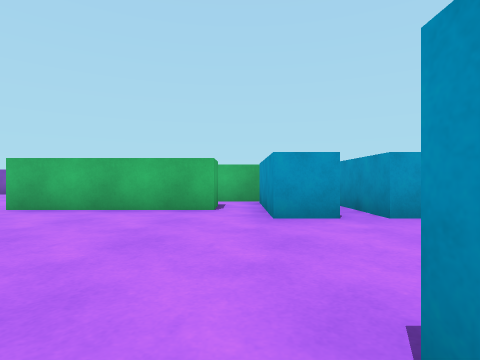
view 1 (above)

19 first-person views from a walk through a 3-D level made in the Unity game engine. The camera is 0.58 m above the floor, looks level and sees 80° across. The floor is counted in squares, 1 m on a side. Each view is taken from the middle of a square. On the plan, view 1 faces up. The plan holds only what a view shows up to about 9 squares ahead; the rest is blank. The player character is not drawn.

view 2
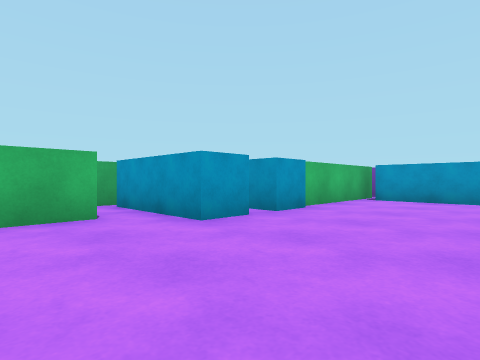

view 3
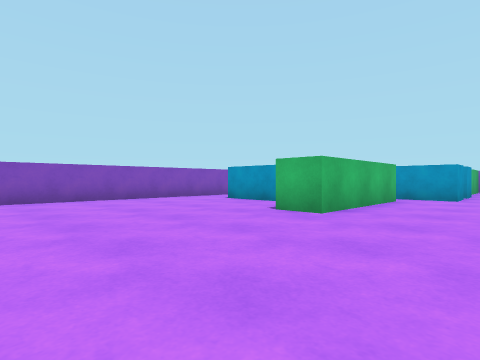

view 4
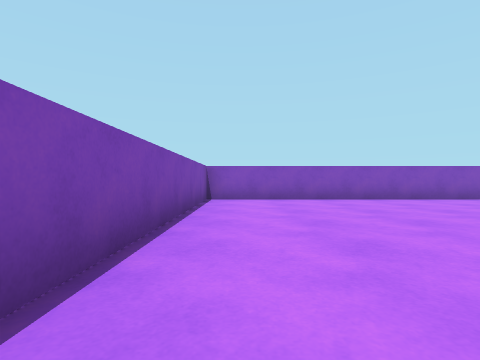

view 5
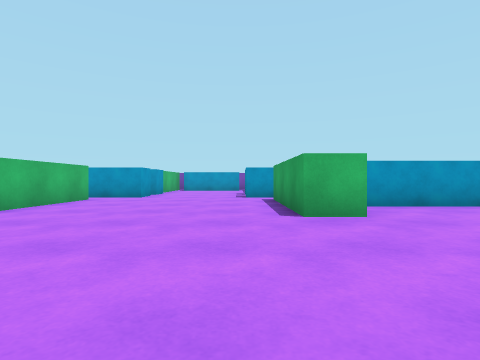

view 6
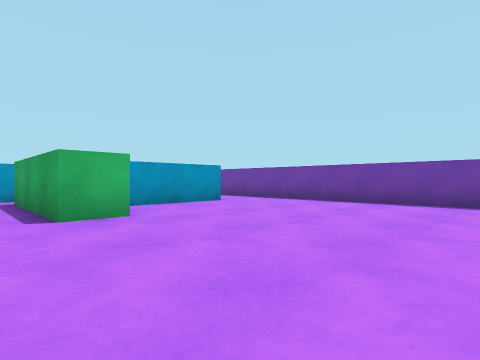

view 7
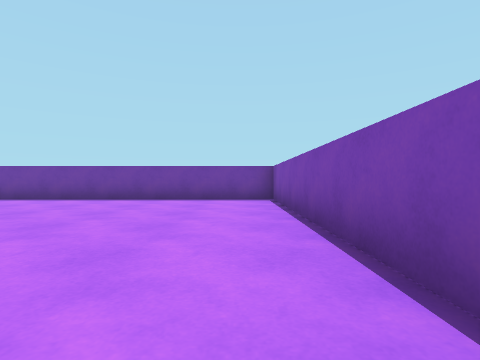

view 8
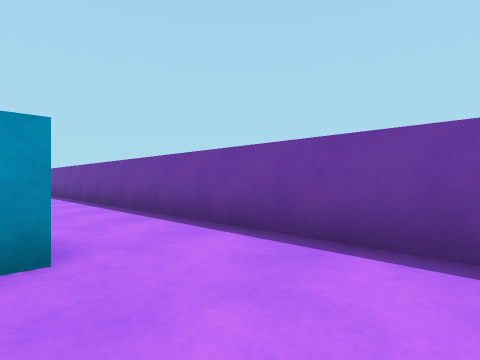

view 9
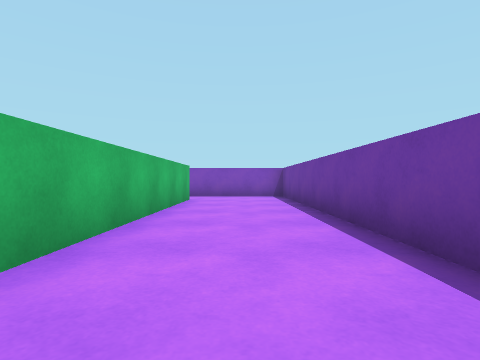

view 10
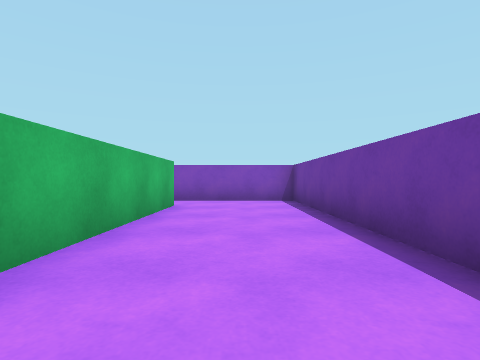

view 11
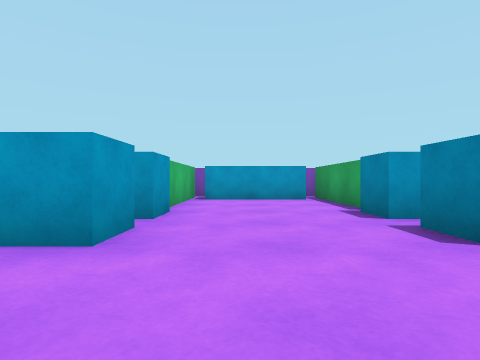

view 12
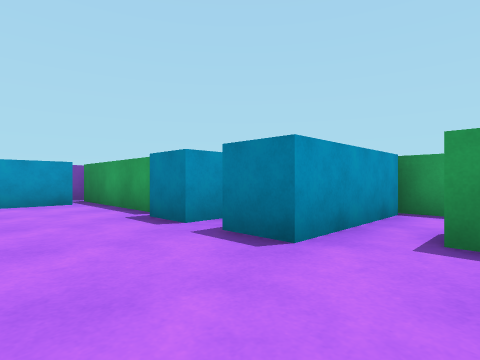

view 13
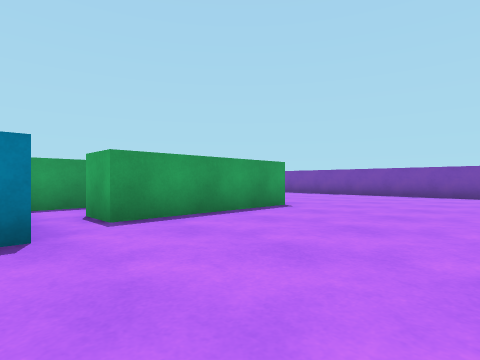

view 14
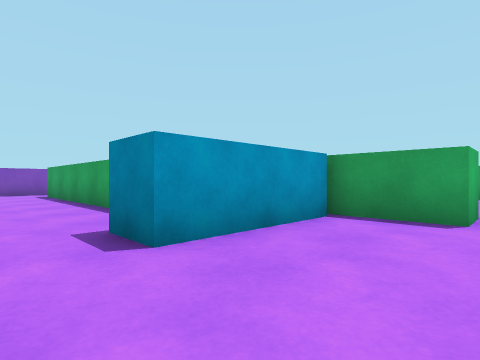

view 15
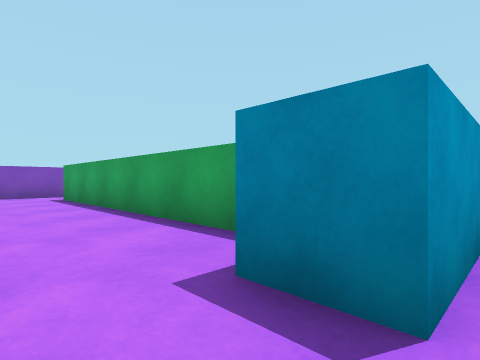

view 16
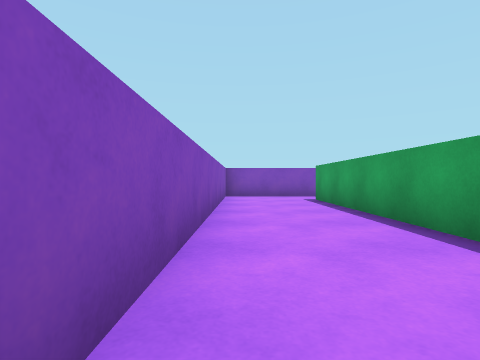

view 17
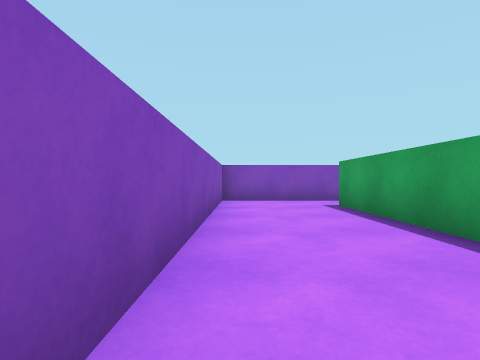

view 18
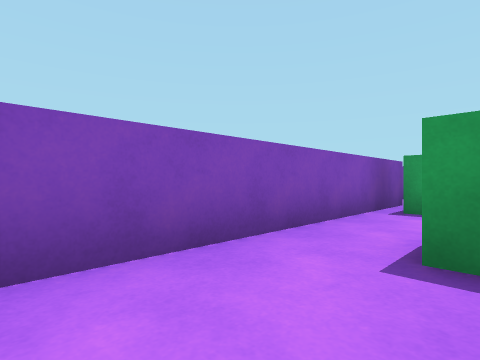

view 19
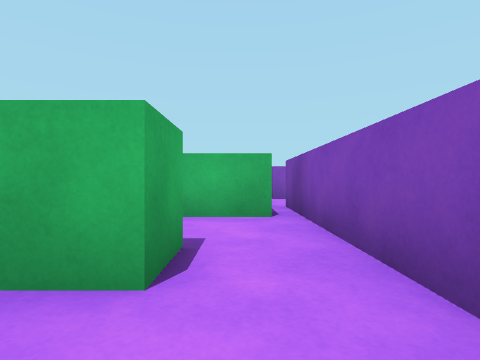

### Floor plan
Points are (right, up) in squares from view 1. A wall is a line through its corners. A room is listed if a view was taken in it or the views show most of it. See-through windows are left out.
Room 1 (view 1)
walls: (-0.5, 0) (-0.5, -1); (0.5, -2.2) (0.5, 0.8); (-1, -2.5) (0.6, -2.5)
ways out: opening at (0, 1) to room 2
Room 2 (views 2, 3, 4, 5, 6, 7, 8, 9, 10, 11, 12, 13, 14, 15, 16, 17, 18, 19)
walls: (0.5, 0.8) (1.5, 0.8); (-0.5, 6.4) (-0.5, 5.5) (-4.5, 5.5) (-4.5, 6.5) (-2.5, 6.5); (1.5, 4.3) (0.5, 4.3) (0.5, 7.4); (-2.8, 6.8) (-2.8, 9.8) (-1.8, 9.8); (-4.5, -1) (-4.5, 0) (-0.5, 0); (2.3, 0.1) (2.3, 0.8) (3.2, 0.8); (3.2, 4.3) (2.3, 4.3) (2.3, 6.5); (0.8, 7.7) (-0.6, 7.7); (-0.8, 8.7) (6.5, 8.7); (3.8, 0.5) (7.5, 0.5); (-2.8, -4.5) (-2.8, -1.8); (6.5, 1) (6.5, 4.1); (7.2, 4.5) (3.5, 4.5); (6.5, -2.5) (6.5, -3.5) (-0.2, -3.5); (8, 7.5) (8, 11.5); (7.6, 11.5) (-10, 11.5) (-10, -6.5) (8, -6.5) (8, -2.5)
ways out: opening at (0, 1) to room 1; opening at (7, -3); opening at (7, 8)

Where each view was taken, in squares from view 1:
view 1: 0 up, 0 right, facing up
view 2: 1 up, 2 left, facing up-right
view 3: 3 up, 9 left, facing up-right
view 4: 3 up, 9 left, facing up
view 5: 1 up, 9 left, facing right
view 6: 1 up, 9 left, facing down-right
view 7: 2 up, 9 left, facing down
view 8: 4 down, 5 left, facing down-right
view 9: 5 down, 2 left, facing right
view 10: 5 down, 0 right, facing right
view 11: 3 up, 2 left, facing right
view 12: 3 up, 1 left, facing down-right
view 13: 4 up, 1 right, facing down-left
view 14: 11 up, 5 left, facing down-right
view 15: 11 up, 3 left, facing down-right
view 16: 11 up, 2 left, facing right
view 17: 11 up, 0 right, facing right
view 18: 11 up, 6 right, facing down-right
view 19: 5 down, 7 right, facing up
